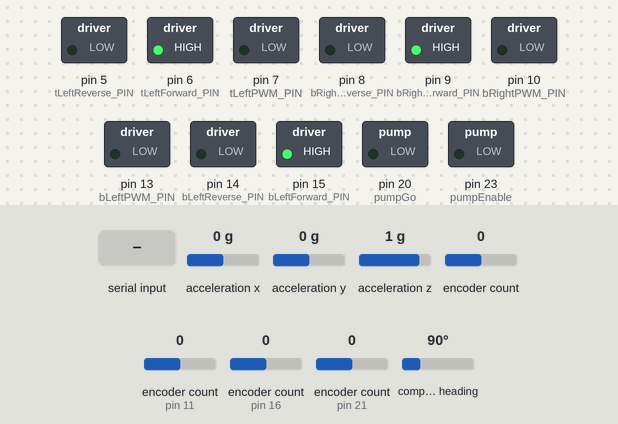
This sketch was run on a simulated Arduino Mega 2560, built with avr-gcc and run on an emulated ATmega2560. Shown: switched loads named in the sketch (green lamp = pin HIGH). The inputs (shaded band) are chosen by the test bench; at power-on: encoder count 0, encoder count (sensors on pin 21, pin 11, pin 16) 0, acceleration x 0 g, acceleration y 0 g, acceleration z 1 g, compass heading 90°. Pins used as bus, display or sensor lines are not drawn; what the sketch prints to the serial monitor is not drawn.

Above: at 2.3 s.
2.4 s: encoder count (sensor 0) set to 1
At 3.5 s:
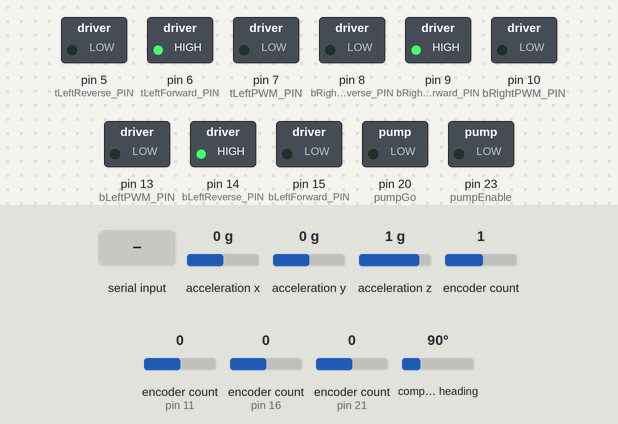
4.1 s: "p;150\n" received over Serial
At 4.77 s:
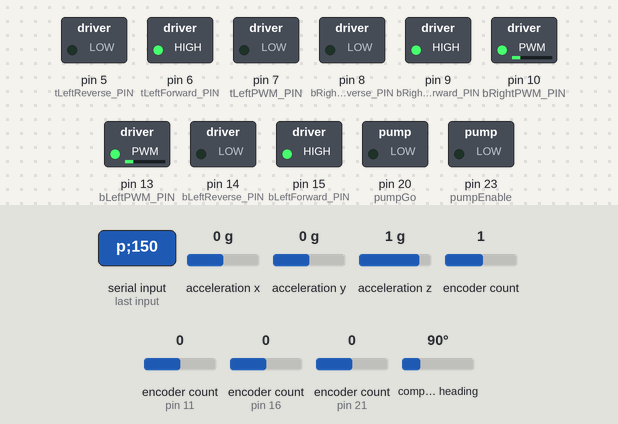
7.1 s: encoder count (sensor on pin 21) set to 4
At 7.32 s:
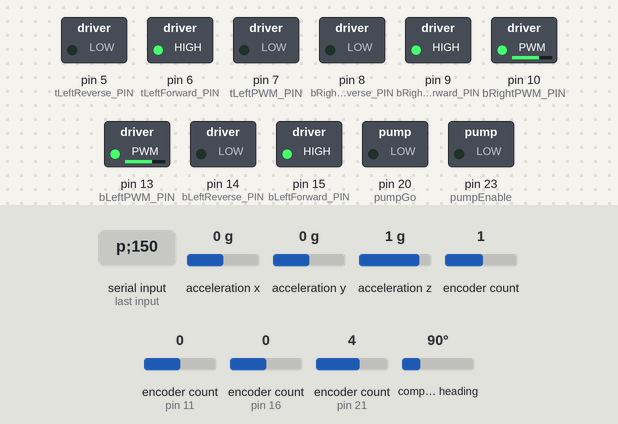
10.1 s: "p\n" received over Serial
At 10.31 s:
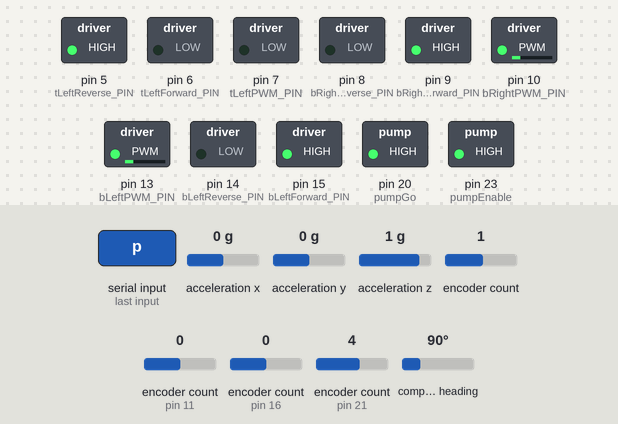
13.1 s: encoder count (sensor on pin 11) set to 4
16.1 s: encoder count (sensor on pin 11) set to 5
Timing chart, 0 to 20.1 s (numbered marks = the images above; inputs shaded):
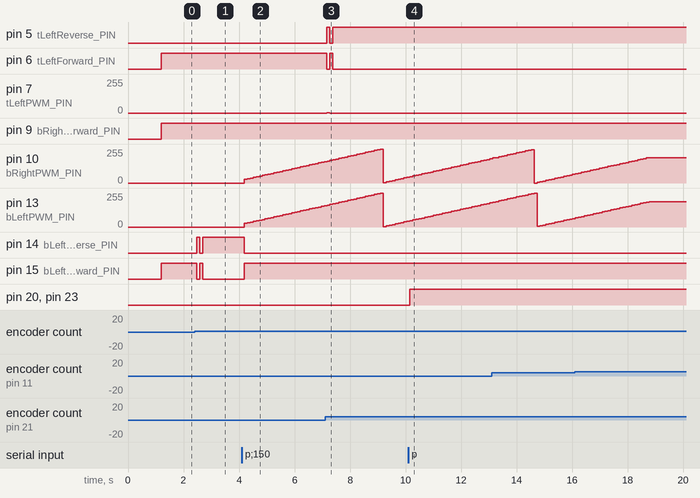

Measured:
- after the input at 2.4 s, pin 14 (bLeftReverse_PIN): LOW → HIGH after 0.08 s, → LOW 0.11 s later, → HIGH 0.11 s later; pin 15 (bLeftForward_PIN): HIGH → LOW after 0.08 s, → HIGH 0.11 s later, → LOW 0.11 s later
- after the input at 4.1 s, pin 10 (bRightPWM_PIN), pin 13 (bLeftPWM_PIN): moves from 0/255 to 160/255 over 2.9 s, starting after 0.09 s; pin 14 (bLeftReverse_PIN): HIGH → LOW after 0.09 s; pin 15 (bLeftForward_PIN): LOW → HIGH after 0.09 s
- after the input at 7.1 s, pin 5 (tLeftReverse_PIN): LOW → HIGH after 0.07 s, → LOW 0.11 s later, → HIGH 0.11 s later; pin 6 (tLeftForward_PIN): HIGH → LOW after 0.07 s, → HIGH 0.11 s later, → LOW 0.11 s later; pin 7 (tLeftPWM_PIN): 0/255 → 3/255 after 0.07 s, → 0/255 0.11 s later
- after the input at 10.1 s, pin 20 (pumpGo), pin 23 (pumpEnable): LOW → HIGH after 0.05 s

The sketch:

teensy.ino
```cpp
#include <PID_v1.h>
#include <Encoder.h>
#include <stdlib.h>
#include <Wire.h>
#include <Adafruit_Sensor.h>
#include <Adafruit_BNO055.h>
#include <utility/imumaths.h>

//IMU stuff
uint16_t BNO055_SAMPLERATE_DELAY_MS = 250; //how often to read data from the board
uint16_t PRINT_DELAY_MS = 100; // how often to print the data
static float prevX = 0, prevY = 0, prevTheta = 0;
static unsigned long prevTime = 0;
static float vX = 0, vY = 0; // Velocity in X and Y
double DEG_2_RAD = 0.01745329251; //trig functions require radians, BNO055 outputs degrees
sensors_event_t orientationData, linearAccelData;

//test imu stuff
float tempX = 0, tempY = 0;
float posX = 0, posY = 0;
unsigned long lastTime = 0;


Adafruit_BNO055 bno = Adafruit_BNO055(55, 0x28);

imu::Vector<3> accelBias;

//top left motor PIN        //top right motor PIN
int tLeftPWM_PIN      = 7;    int tRightPWM_PIN      = 4;
int tLeftForward_PIN  = 6;    int tRightForward_PIN  = 3;
int tLeftReverse_PIN  = 5;    int tRightReverse_PIN  = 2;
int tLeftEncoderA_PIN = 21;   int tRightEncoderA_PIN = 16;
int tLeftEncoderB_PIN = 22;   int tRightEncoderB_PIN = 17;

//bottom left motor PIN     //bottom right motor PIN
int bLeftPWM_PIN      = 13;   int bRightPWM_PIN      = 10;
int bLeftForward_PIN  = 15;   int bRightForward_PIN  = 9;
int bLeftReverse_PIN  = 14;   int bRightReverse_PIN  = 8;
int bLeftEncoderA_PIN = 0;    int bRightEncoderA_PIN = 11;
int bLeftEncoderB_PIN = 1;    int bRightEncoderB_PIN = 12;


//Initialize values
double tLeft_input  = 0;    double tRight_input  = 0;
double tLeft_output = 0;    double tRight_output = 0;
double tLeft_setpoint=0;    double tRight_setpoint=0;

double bLeft_input  = 0;    double bRight_input  = 0;
double bLeft_output = 0;    double bRight_output = 0;
double bLeft_setpoint=0;    double bRight_setpoint=0;

//PID parameters
//double Kp = 0.00622; //0.00822
double Kp = 0.15022; //0.01022;//Increase it to a point where the motor responds quickly enough but is not overly oscillatory or unstable.
double Ki = 0.659; // Once Kp is set for good responsiveness, increase Kd to mitigate any overshoot or oscillations introduced by Kp. This helps in smoothing out the response.
double Kd = 0.003; //Lastly, adjust Ki if there are any persistent steady-state errors. Ki should be tweaked to correct these errors without causing the motor to respond too sluggishly.

PID tLeftPID ( &tLeft_input,  &tLeft_output,  &tLeft_setpoint, Kp, Ki, Kd, DIRECT);
PID tRightPID(&tRight_input, &tRight_output, &tRight_setpoint, Kp, Ki, Kd, DIRECT);
PID bLeftPID ( &bLeft_input,  &bLeft_output,  &bLeft_setpoint, Kp, Ki, Kd, DIRECT);
PID bRightPID(&bRight_input, &bRight_output, &bRight_setpoint, Kp, Ki, Kd, DIRECT);


//Reading Speed
Encoder tLeftEncoder (tLeftEncoderA_PIN,  tLeftEncoderB_PIN);
Encoder tRightEncoder(tRightEncoderA_PIN, tRightEncoderB_PIN);
Encoder bLeftEncoder (bLeftEncoderA_PIN,  bLeftEncoderB_PIN);
Encoder bRightEncoder(bRightEncoderA_PIN, bRightEncoderB_PIN);

//initialize speed
int tleftSpeed = 0;
int bleftSpeed = 0;
int trightSpeed = 0;
int brightSpeed = 0;
int pumpSpeed = 255;

int pumpEnable = 23;
int pumpGo = 20;

void calibrateSensors(imu::Vector<3>& accelBias) {
    imu::Vector<3> accelSum;
    for (int i = 0; i < 100; i++) {
        imu::Vector<3> accel = bno.getVector(Adafruit_BNO055::VECTOR_LINEARACCEL);
        accelSum.x() += accel.x();
        accelSum.y() += accel.y();
        accelSum.z() += accel.z();
        delay(10);
    }
    // Compute average
    accelBias.x() = accelSum.x() / 100;
    accelBias.y() = accelSum.y() / 100;
    accelBias.z() = accelSum.z() / 100;
}


void setup(){

 //PinMode
 pinMode(tLeftPWM_PIN,     OUTPUT);  pinMode(tRightPWM_PIN,     OUTPUT);
 pinMode(tLeftForward_PIN, OUTPUT);  pinMode(tRightForward_PIN, OUTPUT);
 pinMode(tLeftReverse_PIN, OUTPUT);  pinMode(tRightReverse_PIN, OUTPUT);
 pinMode(tLeftEncoderA_PIN,INPUT) ;  pinMode(tRightEncoderA_PIN,INPUT);
 pinMode(tLeftEncoderB_PIN,INPUT) ;  pinMode(tRightEncoderB_PIN,INPUT);

 pinMode(bLeftPWM_PIN,     OUTPUT);  pinMode(bRightPWM_PIN,     OUTPUT);
 pinMode(bLeftForward_PIN, OUTPUT);  pinMode(bRightForward_PIN, OUTPUT);
 pinMode(bLeftReverse_PIN, OUTPUT);  pinMode(bRightReverse_PIN, OUTPUT);
 pinMode(bLeftEncoderA_PIN,INPUT) ;  pinMode(bRightEncoderA_PIN,INPUT);
 pinMode(bLeftEncoderB_PIN,INPUT) ;  pinMode(bRightEncoderB_PIN,INPUT);

 //Initialize PID & Encoder
 tLeftPID.SetMode(AUTOMATIC);        tRightPID.SetMode(AUTOMATIC);
 tLeftPID.SetSampleTime(50);         tRightPID.SetSampleTime(50);
 tLeftPID.SetOutputLimits(-700,700); tRightPID.SetOutputLimits(-700,700);
 tLeftEncoder.write(0);              tRightEncoder.write(0);

 bLeftPID.SetMode(AUTOMATIC);        bRightPID.SetMode(AUTOMATIC);
 bLeftPID.SetSampleTime(50);         bRightPID.SetSampleTime(50);
 bLeftPID.SetOutputLimits(-700,700); bRightPID.SetOutputLimits(-700,700);
 bLeftEncoder.write(0);              bRightEncoder.write(0);

 //pump
 pinMode(pumpEnable, OUTPUT);
 pinMode(pumpGo, OUTPUT);


 Serial.begin(115200);

  //honestly not 100% sure if needed but it broke last time i removed it
  if(!bno.begin())
   {
     /* There was a problem detecting the BNO055 ... check your connections */
     Serial.print("Ooops, no BNO055 detected ... Check your wiring or I2C ADDR!");
     while(1);
   }

  bno.setExtCrystalUse(true);
  //for timing
  prevTime = millis();
  lastTime = millis();

  calibrateSensors(accelBias);

}


//Determine DIR and apply PWM
void applyPWM(double pwmValue,int PWMPIN, int dirPIN1, int dirPIN2){

 if (pwmValue >= 0) {
   digitalWrite(dirPIN1, HIGH);
   digitalWrite(dirPIN2, LOW);
   }

   else {
   digitalWrite(dirPIN1, LOW);
   digitalWrite(dirPIN2, HIGH);
   }

 analogWrite(PWMPIN,abs(pwmValue));
}


void readSpeed(){
 if(Serial.available()>0){
   String string_input = Serial.readStringUntil('\n');

   if (string_input == "p") {
     pumpin();
   }

   else if (string_input == "x") {
     notPumpin();
   }

   else if (string_input == "z"){
     calibration();
   }

   else{
     tLeft_setpoint = (double)string_input.substring(0, string_input.indexOf(';')).toFloat();
       string_input = string_input.substring(string_input.indexOf(';') + 1);

     bLeft_setpoint = (double)string_input.substring(0, string_input.indexOf(';')).toFloat();
       string_input = string_input.substring(string_input.indexOf(';') + 1);

     tRight_setpoint = (double)string_input.substring(0, string_input.indexOf(';')).toFloat();
       string_input = string_input.substring(string_input.indexOf(';') + 1);

     //bRight_setpoint = (double)string_input.toFloat();
     bRight_setpoint = (double)string_input.substring(0, string_input.indexOf(';')).toFloat();
   }
 }
}

void pumpin(){
 // Serial.println("pumpin!");
 analogWrite(pumpEnable, 255);
 digitalWrite(pumpGo, HIGH);
}

void notPumpin(){
 // Serial.println("NOT pumpin!");
 analogWrite(pumpEnable, 0);
 digitalWrite(pumpGo, LOW);
}

/*
//do not delete this one
void IMU() {
  // Get the current time
  unsigned long currentTime = millis();

  // Check if the sample rate delay has passed
  if (currentTime - prevTime >= BNO055_SAMPLERATE_DELAY_MS) {
    float deltaTime = (currentTime - prevTime) / 1000.0f; // deltaTime in seconds

    // Read IMU sensor data
    sensors_event_t linearAccelData, gyroData, orientationData;
    bno.getEvent(&linearAccelData, Adafruit_BNO055::VECTOR_LINEARACCEL);
    bno.getEvent(&gyroData, Adafruit_BNO055::VECTOR_GYROSCOPE);
    bno.getEvent(&orientationData, Adafruit_BNO055::VECTOR_EULER);

    // Gyroscope data in radians per second
    float gX = gyroData.gyro.x * DEG_2_RAD;
    float gY = gyroData.gyro.y * DEG_2_RAD;
    float gZ = gyroData.gyro.z * DEG_2_RAD; // Rotation around the Z-axis

    // Update theta based on z-axis gyroscope
    float deltaTheta = gZ * deltaTime; // Change in orientation since last loop iteration
    prevTheta += deltaTheta; // Accumulate the total rotation around z-axis

    // Update velocities based on acceleration
    vX += linearAccelData.acceleration.x * deltaTime; // m/s
    vY += linearAccelData.acceleration.y * deltaTime; // m/s

    // Convert velocity to displacement
    float deltaX = vX * deltaTime; // Change in x position since last loop iteration
    float deltaY = vY * deltaTime; // Change in y position since last loop iteration

    // Update the global x and y positions with the calculated delta positions
    prevX += deltaX;
    prevY += deltaY;

    // Update prevTime for the next iteration
    prevTime = currentTime;

    // Print the data for debugging purposes
    Serial.print("deltaX: "); Serial.print(deltaX);
    Serial.print(" deltaY: "); Serial.print(deltaY);
    Serial.print(" deltaTheta: "); Serial.print(deltaTheta);
    Serial.print(" deltaTime: "); Serial.println(deltaTime);
  }
  // Else, do nothing until the sample rate delay has passed
}
*/

void calibration(){
  uint8_t system, gyro, accel, mag = 0;
  Serial.println("---------------Calibration DATA---------------");
  bno.getCalibration(&system, &gyro, &accel, &mag);
  Serial.print("CALIBRATION: Sys=");
  Serial.print(system, DEC);
  Serial.print(" Gyro=");
  Serial.print(gyro, DEC);
  Serial.print(" Accel=");
  Serial.print(accel, DEC);
  Serial.print(" Mag=");
  Serial.println(mag, DEC);

  /*
  Accelerometer Calibration:
  Place the device on a flat surface and keep it still in different orientations.
  Typically, six orientations are used: laying flat on each side and turning it 180 degrees on each axis.
  Wait a few seconds in each position.

  Magnetometer Calibration:
  Move the sensor in a figure-eight motion. This movement should be slow and steady,
  covering various orientations and angles. This helps the sensor understand the surrounding magnetic field better.

  Gyroscope Calibration:
  This appears to be calibrated already, but it generally involves keeping the sensor still for a few seconds.
  Gyroscopes are sensitive to rotations, so ensure there are no movements during this phase.

  System Calibration:
  System calibration usually benefits from having all the other sensors calibrated.
  Move the sensor through various static and dynamic states as required by the other three sensors.
  */

}


void testIMU() {
    imu::Vector<3> euler = bno.getVector(Adafruit_BNO055::VECTOR_EULER);
    imu::Vector<3> accel = bno.getVector(Adafruit_BNO055::VECTOR_LINEARACCEL);

    // Correct the acceleration reading by subtracting the bias
    accel.x() -= accelBias.x();
    accel.y() -= accelBias.y();

    unsigned long currentTime = millis();
    float deltaTime = (currentTime - lastTime) / 1000.0f;  // Time in seconds
    lastTime = currentTime;

    // Update velocities
    float newVx = vX + accel.x() * deltaTime;
    float newVy = vY + accel.y() * deltaTime;

    // Calculate delta positions
    float deltaX = 0.5 * (vX + newVx) * deltaTime;  // Trapezoidal integration
    float deltaY = 0.5 * (vY + newVy) * deltaTime;  // Trapezoidal integration

    // Update velocities for next iteration
    vX = newVx;
    vY = newVy;

    float yaw = euler.x();  // Yaw from Euler angles

    // Print the calculated deltas and yaw
    Serial.print("Yaw: "); Serial.print(yaw);
    Serial.print(" Δx: "); Serial.print(deltaX);
    Serial.print(" Δy: "); Serial.println(deltaY);

    delay(50);
}


void loop(){


 testIMU();
  //calibration();
 readSpeed();

 tLeft_input = tLeftEncoder.read();
 tLeftPID.Compute();
 applyPWM(tLeft_output,  tLeftPWM_PIN,  tLeftForward_PIN,  tLeftReverse_PIN);

 tRight_input = -tRightEncoder.read();
 tRightPID.Compute();
 applyPWM(tRight_output, tRightPWM_PIN, tRightForward_PIN, tRightReverse_PIN);

 bLeft_input = bLeftEncoder.read();
 bLeftPID.Compute();
 applyPWM(bLeft_output,  bLeftPWM_PIN,  bLeftForward_PIN,  bLeftReverse_PIN);

 bRight_input = -bRightEncoder.read();
 bRightPID.Compute();
 applyPWM(bRight_output, bRightPWM_PIN, bRightForward_PIN, bRightReverse_PIN);

 tLeftEncoder.write(0);tRightEncoder.write(0);bLeftEncoder.write(0);bRightEncoder.write(0);

 delay(50);
}
```
